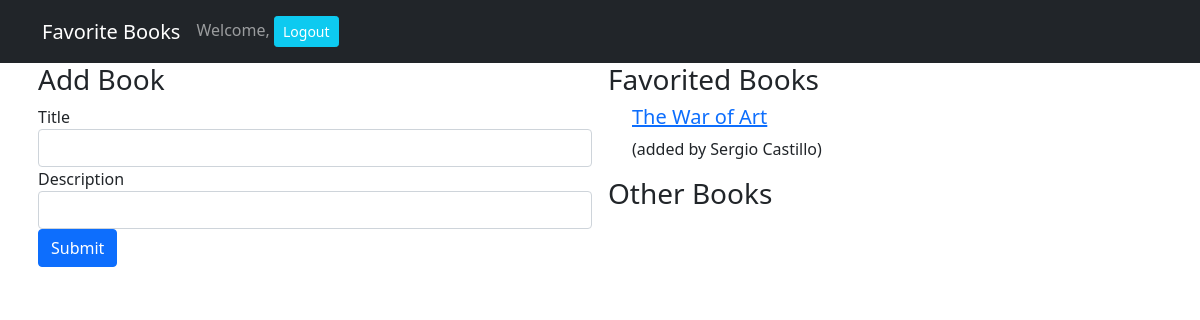
Page /books (signed in) on the earlier database version.
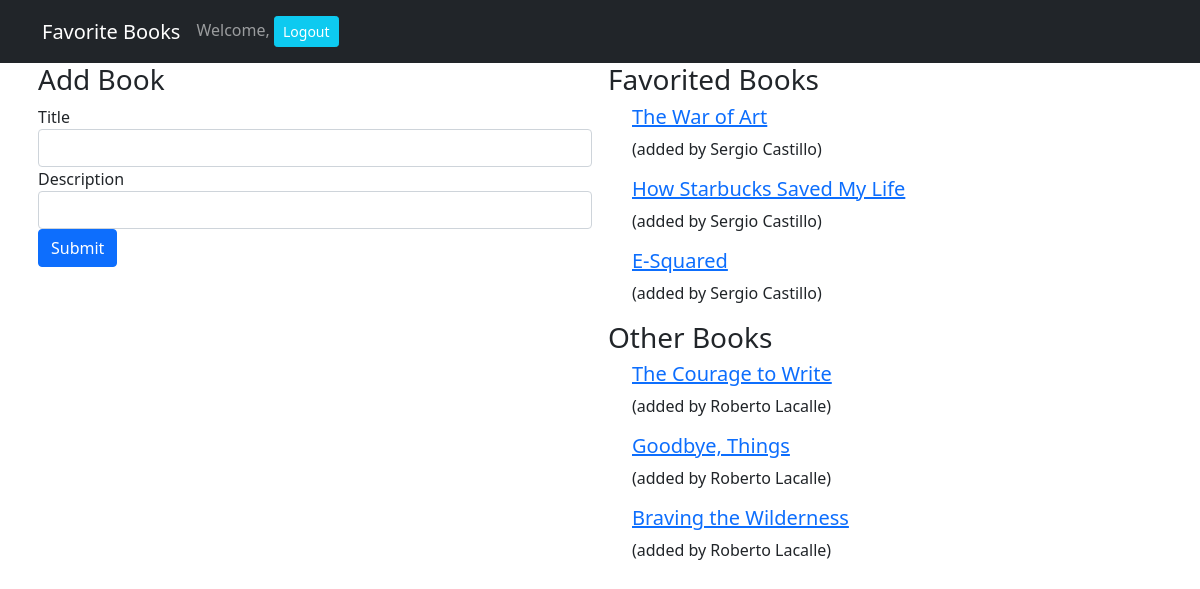
Same page on the later database version.
### fav_books_app/models.py (models this page shows, shortened)
class Book(models.Model):
    title = models.CharField(max_length=255)
    description = models.CharField(max_length=255)
    creator = models.ForeignKey(User, related_name="has_created_books", on_delete=models.CASCADE)
    favorited_by = models.ManyToManyField(User, related_name="favorited_books")
    created_at = models.DateTimeField(auto_now_add=True)
    updated_at = models.DateTimeField(auto_now=True)
    objects = BookManager()

class User(models.Model):
    first_name = models.CharField(max_length=255)
    last_name = models.CharField(max_length=255)
    email = models.EmailField(max_length=255)
    password = models.CharField(max_length=255)
    created_at = models.DateTimeField(auto_now_add=True)
    updated_at = models.DateTimeField(auto_now=True)
    objects = UserManager()

### fav_books_app/views.py (the view)
# urls.py: path('books', views.show_all),
def show_all(request):
    if "user_id" not in request.session:
        return redirect('/')
    else:
        context = {
            'all_books': Book.objects.all(),
            'this_user': User.objects.get(id=request.session['user_id'])
        }
        return render(request, 'show_all.html', context)

### fav_books_app/templates/show_all.html (shortened to what this page needs)
<!DOCTYPE html>
<html lang="en">
<head>
    <link href="https://cdn.jsdelivr.net/npm/bootstrap@5.1.1/dist/css/bootstrap.min.css" rel="stylesheet">
</head>
<body>
    <nav class="navbar navbar-expand-lg navbar-dark bg-dark">
        <div class="container">
            <a class="navbar-brand" href="#">Favorite Books</a>
            <div class="collapse navbar-collapse" id="navbarText">
                <span class="navbar-text">
                    Welcome, {{request.session.greeting}} </a> <a href="/logout" role="button"
                        class="btn btn-sm btn-info ml-2 text-white">Logout</a>
                </span>
            </div>
        </div>
    </nav>
    <div class="container">
        <div class="row">
            <div class="col-6 px-2">
                <h3>Add Book</h3>
                <form action="/books/create" method="POST">
                    <div class="form-group">
                        <label for="title">Title</label>
                        <input type="text" class="form-control" name="title">
                    </div>
                    <div class="form-group">
                        <label for="description">Description</label>
                        <input type="text" class="form-control" name="description">
                    </div>
                    <button type="submit" class="btn btn-primary">Submit</button>
                </form>
            </div>
            <div class="col-6 px-2">
                <h3>Favorited Books</h3>
                {% for book in all_books %}
                {% if this_user in book.favorited_by.all %}
                <div class="container">
                    <h5><a href="/books/{{book.id}}">{{book.title}}</a></h5>
                    <p>(added by {{book.creator.first_name}} {{book.creator.last_name}})</p>
                </div>
                {% endif %}
                {% endfor %}
                <h3>Other Books</h3>
                {% for book in all_books %}
                {% if this_user not in book.favorited_by.all %}
                <div class="container">
                    <h5><a href="/books/{{book.id}}">{{book.title}}</a></h5>
                    <p>(added by {{book.creator.first_name}} {{book.creator.last_name}})</p>
                </div>
                {% endif %}
                {% endfor %}
            </div>
        </div>
    </div>
</body>
</html>

Differences in the rows shown:
added Book: title "How Starbucks Saved My Life", creator.first_name "Sergio", creator.last_name "Castillo", shown under "Favorited Books"
added Book: title "E-Squared", creator.first_name "Sergio", creator.last_name "Castillo", shown under "Favorited Books"
added Book: title "The Courage to Write", creator.first_name "Roberto", creator.last_name "Lacalle", shown under "Other Books"
added Book: title "Goodbye, Things", creator.first_name "Roberto", creator.last_name "Lacalle", shown under "Other Books"
added Book: title "Braving the Wilderness", creator.first_name "Roberto", creator.last_name "Lacalle", shown under "Other Books"
